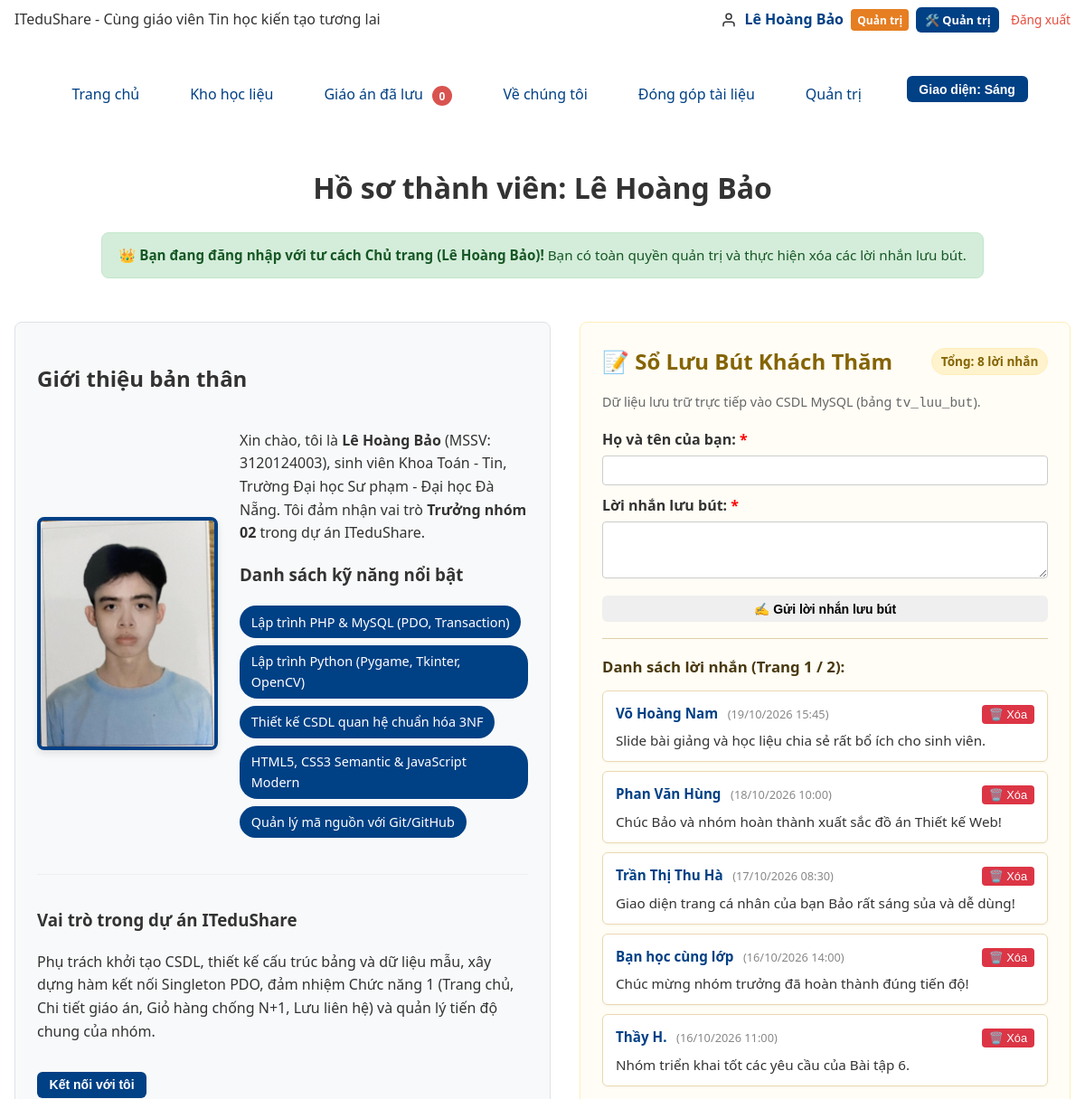
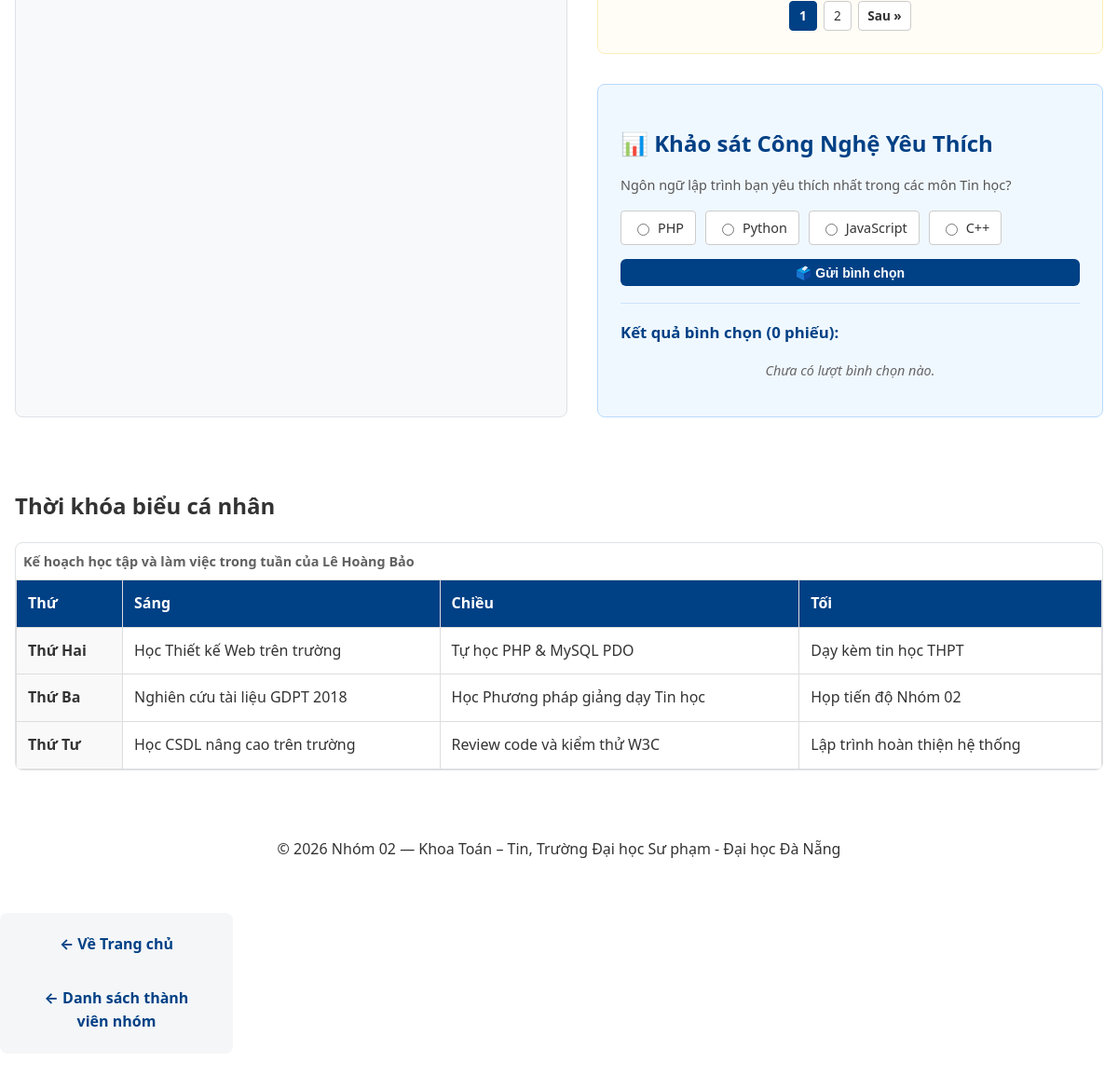
/thanhvien/3120124003_bao/gioithieu.php (signed in), run on the app's committed database (2 pictures, top to bottom).
### tables this page shows
CREATE TABLE nguoi_dung (
  id        INT UNSIGNED AUTO_INCREMENT PRIMARY KEY,
  email     VARCHAR(191) NOT NULL UNIQUE,
  ho_ten    VARCHAR(100) NOT NULL,
  mat_khau  VARCHAR(255) NOT NULL,
  vai_tro   ENUM('quan_tri', 'khach_hang') NOT NULL DEFAULT 'khach_hang',
  ngay_tao  DATETIME NOT NULL DEFAULT CURRENT_TIMESTAMP
);

CREATE TABLE tv_luu_but (
  id        INT UNSIGNED AUTO_INCREMENT PRIMARY KEY,
  mssv      CHAR(10) NOT NULL,
  ten_khach VARCHAR(50) NOT NULL,
  loi_nhan  VARCHAR(500) NOT NULL,
  thoi_gian DATETIME NOT NULL DEFAULT CURRENT_TIMESTAMP,
  FOREIGN KEY (mssv) REFERENCES thanh_vien(mssv) ON DELETE CASCADE
);

### thanhvien/3120124003_bao/gioithieu.php (the view, shortened to what the rows shown need)
<?php
$goc = '../../';
$stTV = db()->prepare('SELECT ho_ten, nguoi_dung_id FROM thanh_vien WHERE mssv = ?');
$stTV->execute([MSSV_BAO]);
$thongTinTV = $stTV->fetch();
$userHienTai = nguoiDung();
$laChuTrang  = ($userHienTai !== null) && ((int)($userHienTai['id'] ?? 0) === (int)($thongTinTV['nguoi_dung_id'] ?? 0));
$moiTrang = 5;
$trangHienTaiLB = filter_var($_GET['trang'] ?? 1, FILTER_VALIDATE_INT, [
    'options' => ['min_range' => 1, 'default' => 1]
]);
$offset = ($trangHienTaiLB - 1) * $moiTrang;
$stLB = db()->prepare('SELECT id, ten_khach, loi_nhan, thoi_gian
                       FROM tv_luu_but
                       WHERE mssv = ?
                       ORDER BY thoi_gian DESC, id DESC
                       LIMIT ? OFFSET ?');
$stLB->bindValue(1, MSSV_BAO);
$stLB->bindValue(2, $moiTrang, PDO::PARAM_INT);
$stLB->bindValue(3, $offset, PDO::PARAM_INT);
$stLB->execute();
$danhSachLuuBut = $stLB->fetchAll();
require_once __DIR__ . '/../../inc/header.php';
?>
<link rel="stylesheet" href="css/canhan-bao.css">
<main class="trang__chinh phan-lien-he">
  <h1 class="phan-lien-he__tieu-de can-giua-chu">Hồ sơ thành viên: Lê Hoàng Bảo</h1>
  <div style="display: flex; flex-wrap: wrap; gap: 2rem; margin-bottom: 2rem;">
    <section class="bieu-mau" style="flex: 1; min-width: 320px;">
      <h2>Giới thiệu bản thân</h2>
    </section>
    <div style="flex: 1; min-width: 320px; display: flex; flex-direction: column; gap: 2rem;">
      <section class="bieu-mau" style="background-color: #fffdf5; border-color: #ffeeba;">
        <div style="display: flex; justify-content: space-between; align-items: center; margin-bottom: 0.5rem; flex-wrap: wrap; gap: 0.5rem;">
            <h2 style="color: #856404; margin: 0;">📝 Sổ Lưu Bút Khách Thăm</h2>
        </div>
        <?php if (empty($danhSachLuuBut)): ?>
            <p style="color: #666; font-style: italic; text-align: center; padding: 1rem;">Chưa có lời nhắn nào.</p>
        <?php else: ?>
            <ul style="list-style: none; padding: 0; margin: 0;">
                <?php foreach ($danhSachLuuBut as $lb): ?>
                    <li style="background: #ffffff; padding: 12px 14px; border: 1px solid #ebd9b0; border-radius: 6px; margin-bottom: 10px; box-shadow: 0 1px 3px rgba(0,0,0,0.04);">
                        <div style="display: flex; justify-content: space-between; align-items: center; margin-bottom: 6px; gap: 0.5rem;">
                            <div>
                                <strong style="color: #004085; font-size: 0.95rem;"><?= e($lb['ten_khach']) ?></strong>
                                <span style="font-size: 0.8rem; color: #888; margin-left: 0.4rem;">
                                    (<?= date('d/m/Y H:i', strtotime($lb['thoi_gian'])) ?>)
                                </span>
                            </div>
                            <?php if ($laChuTrang): ?>
                                <form method="POST" action="gioithieu.php" onsubmit="return confirm('Bạn có chắc chắn muốn xóa lời nhắn này của khách?');" style="margin: 0;">
                                    <button type="submit" style="background: #dc3545; color: white; border: none; padding: 3px 8px; border-radius: 4px; font-size: 0.8rem; cursor: pointer;" title="Chủ trang xóa lời nhắn này">
                                        🗑️ Xóa
                                    </button>
                                </form>
                            <?php endif; ?>
                        </div>
                        <p style="margin: 0; color: #333; line-height: 1.45; font-size: 0.95rem;">
                            <?= nl2br(e($lb['loi_nhan'])) ?>
                        </p>
                    </li>
                <?php endforeach; ?>
            </ul>
        <?php endif; ?>
      </section>
      <section class="bieu-mau" style="background-color: #f0f8ff; border-color: #b8daff;">
        <h2 style="color: #004085; margin-bottom: 0.5rem;">📊 Khảo sát Công Nghệ Yêu Thích</h2>
      </section>
    </div>
  </div>
  <section class="thong-tin">
    <h2>Thời khóa biểu cá nhân</h2>
    <div class="khung-cuon-bang">
      <table class="bang-hoc-lieu" style="width: 100%; border-collapse: collapse; text-align: left;">
        <caption class="bang-hoc-lieu__chu-thich">Kế hoạch học tập và làm việc trong tuần của Lê Hoàng Bảo</caption>
        <thead>
          <tr>
            <th scope="col" style="padding: 0.75rem; border: 1px solid #ddd; background: #004085; color: white;">Thứ</th>
            <th scope="col" style="padding: 0.75rem; border: 1px solid #ddd; background: #004085; color: white;">Sáng</th>
            <th scope="col" style="padding: 0.75rem; border: 1px solid #ddd; background: #004085; color: white;">Chiều</th>
            <th scope="col" style="padding: 0.75rem; border: 1px solid #ddd; background: #004085; color: white;">Tối</th>
          </tr>
        </thead>
        <tbody>
          <tr>
            <th scope="row" style="padding: 0.75rem; border: 1px solid #ddd; background: #f9f9f9;">Thứ Hai</th>
          </tr>
          <tr>
            <th scope="row" style="padding: 0.75rem; border: 1px solid #ddd; background: #f9f9f9;">Thứ Ba</th>
          </tr>
          <tr>
            <th scope="row" style="padding: 0.75rem; border: 1px solid #ddd; background: #f9f9f9;">Thứ Tư</th>
          </tr>
        </tbody>
      </table>
    </div>
  </section>
</main>
</body>
</html>

### inc/header.php (shortened to what the rows shown need)
<?php
require_once __DIR__ . '/config.php';
require_once __DIR__ . '/ham.php';
$goc   = $goc ?? '';
$uHienTai = function_exists('nguoiDung') ? nguoiDung() : null;
$daDangNhap = ($uHienTai !== null);
?>
<!DOCTYPE html>
<html lang="vi" class="js">
<head>
    <link rel="stylesheet" href="<?= $goc ?>css/01-bien.css">
    <link rel="stylesheet" href="<?= $goc ?>css/02-chuan-hoa.css">
    <link rel="stylesheet" href="<?= $goc ?>css/03-bo-cuc.css">
    <link rel="stylesheet" href="<?= $goc ?>css/04-thanh-phan.css">
    <link rel="stylesheet" href="<?= $goc ?>css/05-tien-ich.css">
</head>
<body class="trang">
    <header class="trang__dau can-giua-chu" style="display:flex; align-items:center; justify-content:space-between; padding:0.5rem 1rem;">
        <div class="dang-nhap-goc" style="display:flex; align-items:center; gap:0.5rem; white-space:nowrap; flex-wrap:wrap;">
            <?php if ($daDangNhap): ?>
                <svg xmlns="http://www.w3.org/2000/svg" width="18" height="18" viewBox="0 0 24 24" fill="none" stroke="currentColor" stroke-width="2" stroke-linecap="round" stroke-linejoin="round" style="vertical-align:middle;"><path d="M20 21v-2a4 4 0 0 0-4-4H8a4 4 0 0 0-4 4v2"/><circle cx="12" cy="7" r="4"/></svg>
                <span style="font-weight:600; color:var(--mau-chinh, #004085);"><?= e($uHienTai['ho_ten'] ?? $_SESSION['user'] ?? '') ?></span>
                <?php if (($uHienTai['vai_tro'] ?? '') === 'quan_tri'): ?>
                    <span style="background:#e67e22; color:#fff; font-size:0.75rem; padding:0.15rem 0.45rem; border-radius:4px; font-weight:bold;">Quản trị</span>
                    <a href="<?= $goc ?>quan-tri.php" class="nut-thao-tac nut-thao-tac--xem" style="padding:0.25rem 0.6rem; font-size:0.8rem; text-decoration:none;">🛠️ Quản trị</a>
                <?php else: ?>
                    <a href="<?= $goc ?>don-hang.php" style="font-size:0.85rem; color:#2c3e50; text-decoration:none; margin-left:0.2rem;">📦 Đơn hàng</a>
                <?php endif; ?>
                <a href="<?= $goc ?>dang-xuat.php" style="margin-left:0.3rem; font-size:0.85rem; color:#e74c3c; text-decoration:none;">Đăng xuất</a>
            <?php endif; ?>
        </div>
    </header>

### data on the page
nguoi_dung: ho_ten "Lê Hoàng Bảo"
tv_luu_but: ten_khach "Võ Hoàng Nam", thoi_gian "19/10/2026 15:45", loi_nhan "Slide bài giảng và học liệu chia sẻ rất bổ ích cho sinh viên."
tv_luu_but: ten_khach "Phan Văn Hùng", thoi_gian "18/10/2026 10:00", loi_nhan "Chúc Bảo và nhóm hoàn thành xuất sắc đồ án Thiết kế Web!"
tv_luu_but: ten_khach "Trần Thị Thu Hà", thoi_gian "17/10/2026 08:30", loi_nhan "Giao diện trang cá nhân của bạn Bảo rất sáng sủa và dễ dùng!"
tv_luu_but: ten_khach "Bạn học cùng lớp", thoi_gian "16/10/2026 14:00", loi_nhan "Chúc mừng nhóm trưởng đã hoàn thành đúng tiến độ!"
tv_luu_but: ten_khach "Thầy H.", thoi_gian "16/10/2026 11:00", loi_nhan "Nhóm triển khai tốt các yêu cầu của Bài tập 6."

### other printed values
$ten "Trang chủ"
$ten "Kho học liệu"
$ten "Giáo án đã lưu"
$ten "Về chúng tôi"
$ten "Đóng góp tài liệu"
$ten "Quản trị"
$tongLoiNhan "8"
$trangHienTaiLB "1"
$soTrang "2"
$tc "PHP"
$tc "Python"
$tc "JavaScript"
$tc "C++"
$tongPhieuBC "0"
